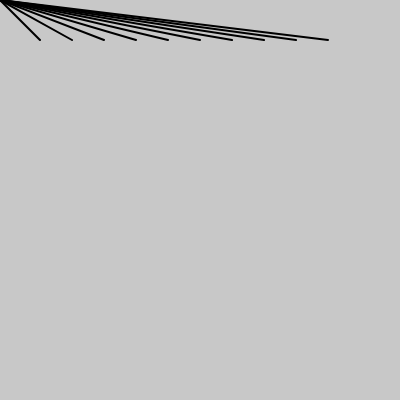
Frame 1 (no input)
Frame 60 (no input): identical to frame 1, image omitted
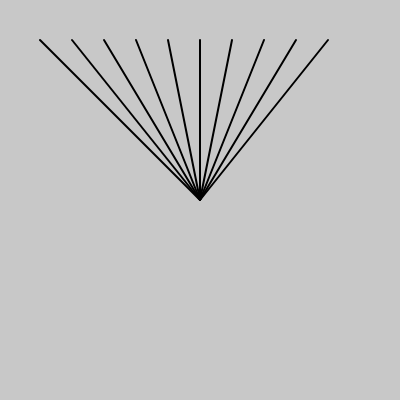
Frame 120 (the mouse pressed at the canvas centre since frame 60)

The p5.js sketch that drew these frames (run headless with seeded random() and noise() and a simulated clock; from frame 60 on, the mouse is pressed at the canvas centre):

// p5.js sketch
// ── sketch.js
function setup() {
    createCanvas(400, 400)
    background(200)

}

function draw() {
    background(200)

    let margin = 40;
    let numLines = 10;
    let range = width - margin

    for(let i = 0; i < numLines; i++) {

        let anchorX = map(i, 0, numLines, margin, range)

        strokeWeight(2)
        line(anchorX, margin, mouseX, mouseY)
        
    }
}
